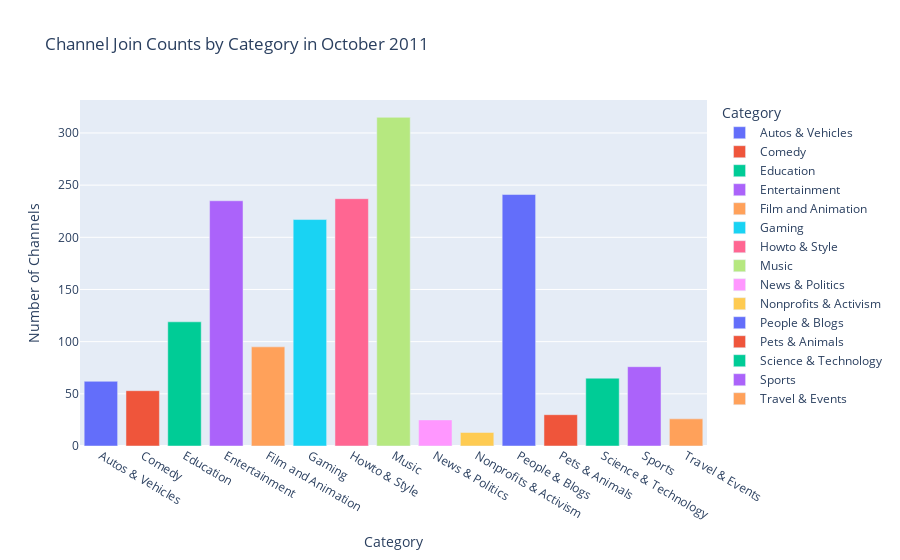

Here is the notebook cell this chart was saved with:
### Code cell
df_channels_en['join_date'] = pd.to_datetime(df_channels_en['join_date'])

# extract data for October 2011
october_2011 = df_channels_en[(df_channels_en['join_date'].dt.year == 2011) &
                               (df_channels_en['join_date'].dt.month == 10)]

# Group by category and count channel joins for October 2011
category_join_counts = october_2011.groupby('category_cc').size().reset_index(name='Join Counts')

fig = px.bar(category_join_counts, x='category_cc', y='Join Counts', 
             title='Channel Join Counts by Category in October 2011',
             labels={'category_cc': 'Category', 'Join Counts': 'Number of Channels Joined'},
             color='category_cc')
fig.update_layout(xaxis_title='Category', yaxis_title='Number of Channels')
fig.show()

### Figure 1 — Plotly figure (JSON) as saved in the notebook; plotly's stock layout.template omitted (floating-point values rounded to 4 significant figures)
{"data": [{"alignmentgroup": "True", "hovertemplate": "Category=%{x}<br>Number of Channels Joined=%{y}<extra></extra>", "legendgroup": "Autos & Vehicles", "marker": {"color": "#636efa", "pattern": {"shape": ""}}, "name": "Autos & Vehicles", "offsetgroup": "Autos & Vehicles", "orientation": "v", "showlegend": true, "textposition": "auto", "type": "bar", "x": ["Autos & Vehicles"], "xaxis": "x", "y": [62], "yaxis": "y"}, {"alignmentgroup": "True", "hovertemplate": "Category=%{x}<br>Number of Channels Joined=%{y}<extra></extra>", "legendgroup": "Comedy", "marker": {"color": "#EF553B", "pattern": {"shape": ""}}, "name": "Comedy", "offsetgroup": "Comedy", "orientation": "v", "showlegend": true, "textposition": "auto", "type": "bar", "x": ["Comedy"], "xaxis": "x", "y": [53], "yaxis": "y"}, {"alignmentgroup": "True", "hovertemplate": "Category=%{x}<br>Number of Channels Joined=%{y}<extra></extra>", "legendgroup": "Education", "marker": {"color": "#00cc96", "pattern": {"shape": ""}}, "name": "Education", "offsetgroup": "Education", "orientation": "v", "showlegend": true, "textposition": "auto", "type": "bar", "x": ["Education"], "xaxis": "x", "y": [119], "yaxis": "y"}, {"alignmentgroup": "True", "hovertemplate": "Category=%{x}<br>Number of Channels Joined=%{y}<extra></extra>", "legendgroup": "Entertainment", "marker": {"color": "#ab63fa", "pattern": {"shape": ""}}, "name": "Entertainment", "offsetgroup": "Entertainment", "orientation": "v", "showlegend": true, "textposition": "auto", "type": "bar", "x": ["Entertainment"], "xaxis": "x", "y": [235], "yaxis": "y"}, {"alignmentgroup": "True", "hovertemplate": "Category=%{x}<br>Number of Channels Joined=%{y}<extra></extra>", "legendgroup": "Film and Animation", "marker": {"color": "#FFA15A", "pattern": {"shape": ""}}, "name": "Film and Animation", "offsetgroup": "Film and Animation", "orientation": "v", "showlegend": true, "textposition": "auto", "type": "bar", "x": ["Film and Animation"], "xaxis": "x", "y": [95], "yaxis": "y"}, {"alignmentgroup": "True", "hovertemplate": "Category=%{x}<br>Number of Channels Joined=%{y}<extra></extra>", "legendgroup": "Gaming", "marker": {"color": "#19d3f3", "pattern": {"shape": ""}}, "name": "Gaming", "offsetgroup": "Gaming", "orientation": "v", "showlegend": true, "textposition": "auto", "type": "bar", "x": ["Gaming"], "xaxis": "x", "y": [217], "yaxis": "y"}, {"alignmentgroup": "True", "hovertemplate": "Category=%{x}<br>Number of Channels Joined=%{y}<extra></extra>", "legendgroup": "Howto & Style", "marker": {"color": "#FF6692", "pattern": {"shape": ""}}, "name": "Howto & Style", "offsetgroup": "Howto & Style", "orientation": "v", "showlegend": true, "textposition": "auto", "type": "bar", "x": ["Howto & Style"], "xaxis": "x", "y": [237], "yaxis": "y"}, {"alignmentgroup": "True", "hovertemplate": "Category=%{x}<br>Number of Channels Joined=%{y}<extra></extra>", "legendgroup": "Music", "marker": {"color": "#B6E880", "pattern": {"shape": ""}}, "name": "Music", "offsetgroup": "Music", "orientation": "v", "showlegend": true, "textposition": "auto", "type": "bar", "x": ["Music"], "xaxis": "x", "y": [315], "yaxis": "y"}, {"alignmentgroup": "True", "hovertemplate": "Category=%{x}<br>Number of Channels Joined=%{y}<extra></extra>", "legendgroup": "News & Politics", "marker": {"color": "#FF97FF", "pattern": {"shape": ""}}, "name": "News & Politics", "offsetgroup": "News & Politics", "orientation": "v", "showlegend": true, "textposition": "auto", "type": "bar", "x": ["News & Politics"], "xaxis": "x", "y": [25], "yaxis": "y"}, {"alignmentgroup": "True", "hovertemplate": "Category=%{x}<br>Number of Channels Joined=%{y}<extra></extra>", "legendgroup": "Nonprofits & Activism", "marker": {"color": "#FECB52", "pattern": {"shape": ""}}, "name": "Nonprofits & Activism", "offsetgroup": "Nonprofits & Activism", "orientation": "v", "showlegend": true, "textposition": "auto", "type": "bar", "x": ["Nonprofits & Activism"], "xaxis": "x", "y": [13], "yaxis": "y"}, {"alignmentgroup": "True", "hovertemplate": "Category=%{x}<br>Number of Channels Joined=%{y}<extra></extra>", "legendgroup": "People & Blogs", "marker": {"color": "#636efa", "pattern": {"shape": ""}}, "name": "People & Blogs", "offsetgroup": "People & Blogs", "orientation": "v", "showlegend": true, "textposition": "auto", "type": "bar", "x": ["People & Blogs"], "xaxis": "x", "y": [241], "yaxis": "y"}, {"alignmentgroup": "True", "hovertemplate": "Category=%{x}<br>Number of Channels Joined=%{y}<extra></extra>", "legendgroup": "Pets & Animals", "marker": {"color": "#EF553B", "pattern": {"shape": ""}}, "name": "Pets & Animals", "offsetgroup": "Pets & Animals", "orientation": "v", "showlegend": true, "textposition": "auto", "type": "bar", "x": ["Pets & Animals"], "xaxis": "x", "y": [30], "yaxis": "y"}, {"alignmentgroup": "True", "hovertemplate": "Category=%{x}<br>Number of Channels Joined=%{y}<extra></extra>", "legendgroup": "Science & Technology", "marker": {"color": "#00cc96", "pattern": {"shape": ""}}, "name": "Science & Technology", "offsetgroup": "Science & Technology", "orientation": "v", "showlegend": true, "textposition": "auto", "type": "bar", "x": ["Science & Technology"], "xaxis": "x", "y": [65], "yaxis": "y"}, {"alignmentgroup": "True", "hovertemplate": "Category=%{x}<br>Number of Channels Joined=%{y}<extra></extra>", "legendgroup": "Sports", "marker": {"color": "#ab63fa", "pattern": {"shape": ""}}, "name": "Sports", "offsetgroup": "Sports", "orientation": "v", "showlegend": true, "textposition": "auto", "type": "bar", "x": ["Sports"], "xaxis": "x", "y": [76], "yaxis": "y"}, {"alignmentgroup": "True", "hovertemplate": "Category=%{x}<br>Number of Channels Joined=%{y}<extra></extra>", "legendgroup": "Travel & Events", "marker": {"color": "#FFA15A", "pattern": {"shape": ""}}, "name": "Travel & Events", "offsetgroup": "Travel & Events", "orientation": "v", "showlegend": true, "textposition": "auto", "type": "bar", "x": ["Travel & Events"], "xaxis": "x", "y": [26], "yaxis": "y"}], "layout": {"barmode": "relative", "legend": {"title": {"text": "Category"}, "tracegroupgap": 0}, "title": {"text": "Channel Join Counts by Category in October 2011"}, "xaxis": {"anchor": "y", "categoryarray": ["Autos & Vehicles", "Comedy", "Education", "Entertainment", "Film and Animation", "Gaming", "Howto & Style", "Music", "News & Politics", "Nonprofits & Activism", "People & Blogs", "Pets & Animals", "Science & Technology", "Sports", "Travel & Events"], "categoryorder": "array", "domain": [0, 1], "title": {"text": "Category"}}, "yaxis": {"anchor": "x", "domain": [0, 1], "title": {"text": "Number of Channels"}}}}
